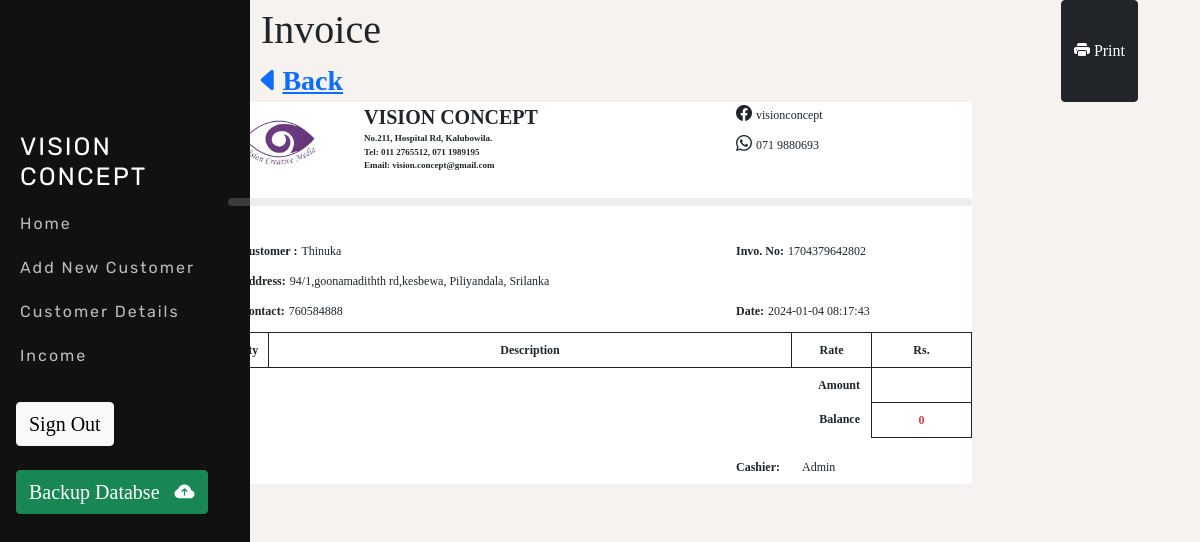
Page /invoice.php?invoid=1704379642802 on the committed database.
### tables this page shows
CREATE TABLE `invoice` (
  `id` varchar(70) NOT NULL,
  `date` datetime DEFAULT NULL,
  `payment_complete_date` datetime DEFAULT NULL,
  `customer_id` varchar(70) DEFAULT NULL,
  `payment` double DEFAULT NULL,
  `price` double DEFAULT NULL,
  `discount` double DEFAULT NULL,
  `payment_status_id` int DEFAULT NULL,
  `status_id` int DEFAULT '1',
  PRIMARY KEY (`id`),
  KEY `FK_invoice_customer` (`customer_id`),
  KEY `FK_invoice_payment_status` (`payment_status_id`),
  KEY `FK_invoice_status` (`status_id`),
  CONSTRAINT `FK_invoice_customer` FOREIGN KEY (`customer_id`) REFERENCES `customer` (`id`),
  CONSTRAINT `FK_invoice_payment_status` FOREIGN KEY (`payment_status_id`) REFERENCES `payment_status` (`id`),
  CONSTRAINT `FK_invoice_status` FOREIGN KEY (`status_id`) REFERENCES `status` (`id`)
);

CREATE TABLE `customer` (
  `id` varchar(70) NOT NULL DEFAULT 'AUTO_INCREMENT',
  `name` varchar(50) DEFAULT NULL,
  `address` varchar(150) DEFAULT NULL,
  `datetime` datetime DEFAULT NULL,
  `dob` date DEFAULT NULL,
  `mobile` varchar(50) DEFAULT NULL,
  PRIMARY KEY (`id`)
);

### connection.php (called while the page is built, shortened)
<?php
class Database{
    public static $connection;
    public static function setUpConnection(){
        if(!isset(Database::$connection)){
                Database::$connection = new mysqli("localhost","root","MTrw@20021022","vision_concept","3306");
        }
    }
    public static function search($q){
        $resultset = Database::$connection->query($q);
        return $resultset;
    }
}
?>

### invoice.php (the view, shortened to what this page needs)
<!DOCTYPE html>
<html lang="en">
<head>
    <link rel="stylesheet" href="https://cdn.jsdelivr.net/npm/bootstrap-icons@1.8.3/font/bootstrap-icons.css">
    <link rel="stylesheet" href="style.css">
    <link rel="stylesheet" href="bootstrap.css">
    <link rel="stylesheet" href="https://cdn.jsdelivr.net/npm/bootstrap-icons@1.5.0/font/bootstrap-icons.css">
    <link rel="stylesheet" href="https://use.fontawesome.com/releases/v5.7.2/css/all.css" />
    <link rel="stylesheet" href="https://stackpath.bootstrapcdn.com/bootstrap/5.0.0-alpha1/css/bootstrap.min.css" />
    <link rel="stylesheet" href="https://use.fontawesome.com/releases/v5.7.2/css/all.css" />
</head>
<body class="body">
    <div class="container  mb-5">
        <div class="row">
            <?php
            $custid = $_GET["custid"];
            ?>
            <div class="d-none d-lg-block">
                <?php
                require "sideBar.php"
                ?>
            </div>
            <div class=" col-6 text-center" id="pheading">
                <span class="col-12 addprohead fs-1">Invoice</span>
                <div class=" col-11 fs-3 fw-bold"><a href="customers.php"><i class="bi bi-caret-left-fill"></i>Back</a></div>
            </div>
            <div class="col-6 btn-toolbar justify-content-end " id="printbtn">
                <button class="btn btn-dark me-2" onclick="printInvoice(<?php echo $custid; ?>)"><i class="bi bi-printer-fill"></i> Print</button>
            </div>
            <div class="col-lg-8 bg-body offset-lg-2 rounded mb-3" id="page">
                <div class="row">
                    <div class="col-12">
                        <div class="row">
                            <div class="col-2">
                                <span class="col-4 text-lg-start title01">
                                    <img src="logo.png" style="height: 80px; cursor: pointer;" onclick="himg();">
                                </span>
                            </div>
                            <div class="col-6 text-primary text-dark fw-bold" style="font-size: 9px;">
                                <span class="col-12 fs-5">VISION CONCEPT</span><br />
                                <span>No.211, Hospital Rd, Kalubowila.</span><br />
                                <span>Tel: 011 2765512, 071 1989195</span><br>
                                <span>Email: vision.concept@gmail.com</span>
                            </div>
                            <div class="col-4">
                                <span class="col-4 text-lg-start">
                                    <i class="bi bi-facebook"></i>
                                    <label class="form-label" style="font-size: 12px;">visionconcept</label>
                                </span><br />
                                <span class="col-4 text-lg-start">
                                    <i class="bi bi-whatsapp"></i>
                                    <label class="form-label" style="font-size: 12px;">071 9880693</label>
                                </span><br />
                            </div>
                        </div>
                    </div>
                    <hr class="rounded mt-3 bg-dark">
                    <div class="mt-3">
                        <div class="row">
                            <?php
                            require "connection.php";
                            $invoid = $_GET["invoid"];
                            $customer_rs = Database::search("SELECT * FROM `invoice` JOIN `customer` ON `invoice`.`customer_id`=`customer`.`id` WHERE `invoice`.`id`='" . $invoid . "'");
                            $customer_data = $customer_rs->fetch_assoc();
                            ?>
                            <div class="col-8">
                                <label class="form-label fw-bold" style="font-size: 12px;">Customer :</label>
                                <label class="form-label" style="font-size: 12px;"><?php echo $customer_data["name"]; ?></label>
                            </div>
                            <div class="col-4">
                                <label class="form-label fw-bold" style="font-size: 12px;">Invo. No:</label>
                                <label class="form-label" style="font-size: 12px;"><?php echo $invoid; ?></label>
                            </div>
                            <div class="col-12">
                                <label class="form-label fw-bold" style="font-size: 12px;">Address:</label>
                                <label class="form-label" style="font-size: 12px;"><?php echo $customer_data["address"]; ?></label>
                            </div>
                            <div class="col-8">
                                <label class="form-label fw-bold" style="font-size: 12px;">Contact:</label>
                                <label class="form-label" style="font-size: 12px;"><?php echo $customer_data["mobile"]; ?></label>
                            </div>
                            <div class="col-4">
                                <label class="form-label fw-bold" style="font-size: 12px;">Date:</label>
                                <label class="form-label" style="font-size: 12px;"><?php echo $customer_data["date"]; ?></label>
                            </div>
                        </div>
                    </div>
                    <div class="mt-1">
                        <div class="row">
                            <table class="table table-bordered border-dark" style="font-size: 12px;">
                                <thead>
                                    <tr class="border border-0 border-dark ">
                                        <th class="text-center border-dark border border-1" style="width: 40px;">Qty</th>
                                        <th class="text-center border-dark border border-1">Description</th>
                                        <th class="text-center border-dark border border-1" style="width: 80px;">Rate</th>
                                        <th class="text-center border-dark border border-1" style="width: 100px;">Rs.</th>
                                    </tr>
                                </thead>
                                <tbody>
                                    <?php
                                    $invoicesum_rs = Database::search("SELECT SUM(rate) AS sumrate, SUM(rate*qty) AS sumprice FROM `invoice_item` WHERE `invoice_id`='" . $invoid . "'");
                                    $invoicesum_data = $invoicesum_rs->fetch_assoc();
                                    ?>
                                    <tr class="border border-0 border-dark ">
                                        <td class="text-center text-dark border-0"></td>
                                        <td class="text-center text-dark border-dark border border-0"></td>
                                        <td class="text-end text-dark fw-bold border-0">Amount&nbsp;</td>
                                        <td class="text-center text-dark fw-bold"><?php echo $invoicesum_data["sumprice"]; ?></td>
                                    </tr>
                                    <tr class="border border-0 border-dark">
                                        <td class="text-center text-dark border-0"></td>
                                        <td class="text-center text-dark border-0"></td>
                                        <td class="text-end text-dark fw-bold border-0">Balance&nbsp;</td>
                                        <td class="text-center text-danger fw-bold border-dark border border-1"><?php if ($customer_data["payment_status_id"] == 1) {
                                                                                                                    echo "0";
                                                                                                                } else {
                                                                                                                    echo $customer_data["price"] - $customer_data["payment"];
                                                                                                                }  ?></td>
                                    </tr>
                                </tbody>
                            </table>
                        </div>
                    </div>
                    <div class="mt-1" style="font-size: 12px;">
                        <div class="row">
                            <div class="col-8">
                            </div>
                            <div class="col-4">
                                <label class="form-label fw-bold">Cashier:&nbsp;</label>
                                <label class="form-label  mx-3">Admin</label>
                            </div>
                        </div>
                    </div>
                </div>
            </div>
        </div>
    </div>
</body>
</html>

### style.css (style rules this page uses)
.body { background-color: rgba(245, 242, 239, 0.932); }
table { font-family: arial, sans-serif; border-collapse: collapse; width: 100%; border: #000000; }
td, th { border: 1px solid #000000; text-align: center; padding: 8px; }
hr.rounded { border-top: 8px solid #bbb; border-radius: 5px; }
* { font-family: "NeuzeitGro"; }

### sideBar.css (style rules this page uses)
body { margin: 0; }

### rows in the picture
invoice: customer.name "Thinuka", customer.address "94/1,goonamadithth rd,kesbewa, Piliyandala, Srilanka", customer.mobile "760584888", date "2024-01-04 08:17:43", $customer_data['price']-$customer_data['payment'] "0"

### other values in the picture
$invoid "1704379642802"
